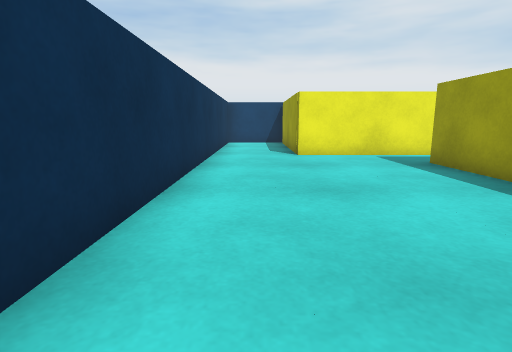
[1] (above)

17 first-person views from a walk through a scene from a Unity 3-D project. The camera is 0.51 m above the floor, tilts 10° down and sees 80° across. The floor is counted in squares, 0.5 m on a side. Each view is taken from the middle of a square. On the plan, view 1 faces up. The plan holds only what a view shows up to about 12 squares ahead; the rest is blank. The player character is not drawn.

[2]
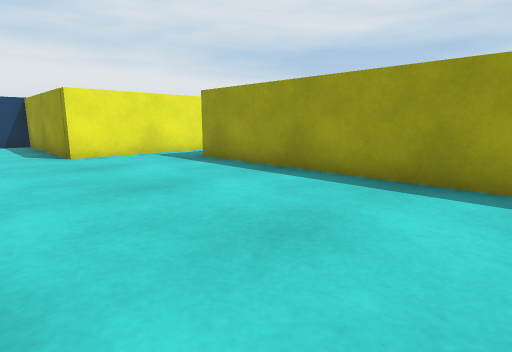

[3]
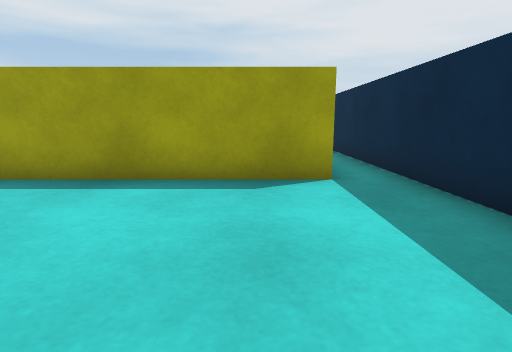

[4]
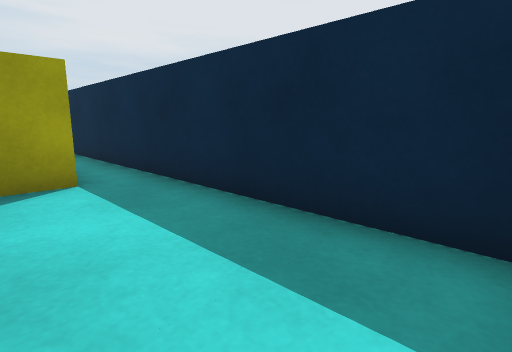

[5]
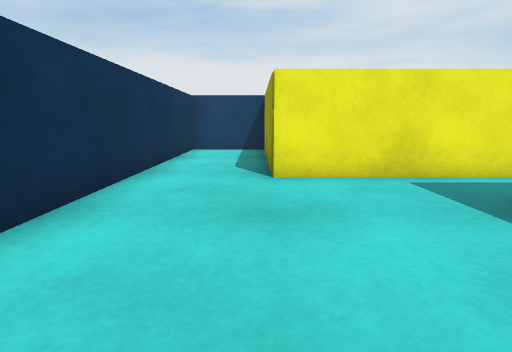

[6]
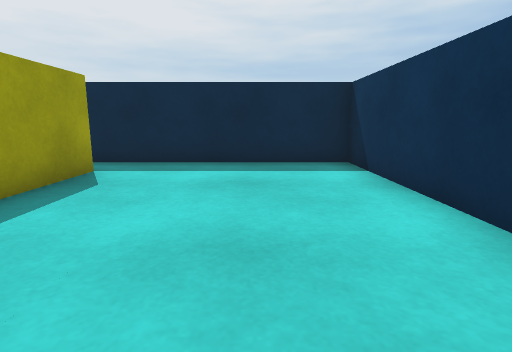

[7]
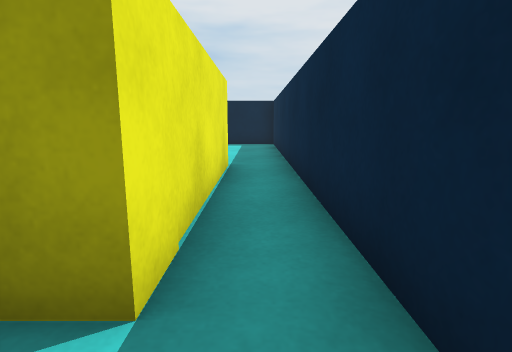

[8]
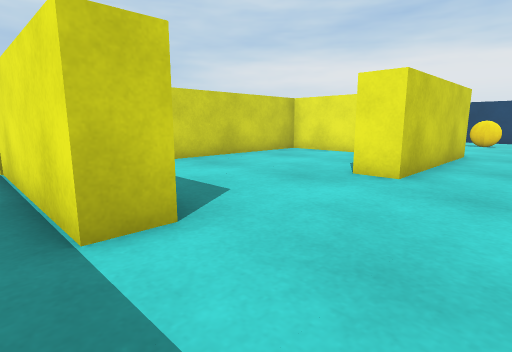

[9]
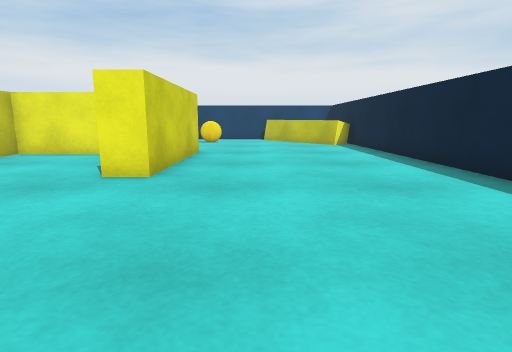

[10]
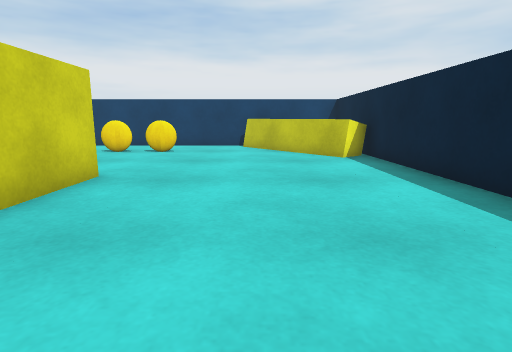

[11]
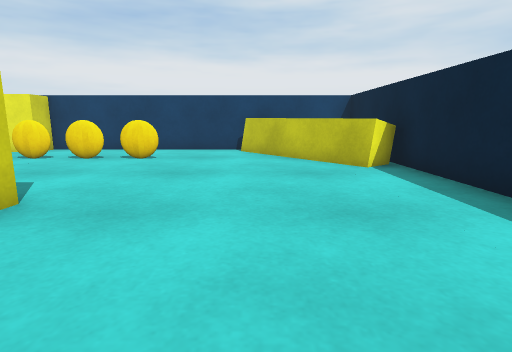

[12]
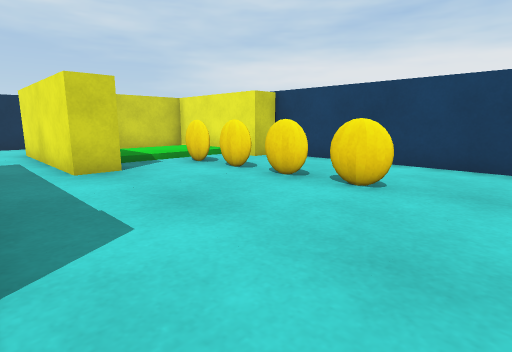

[13]
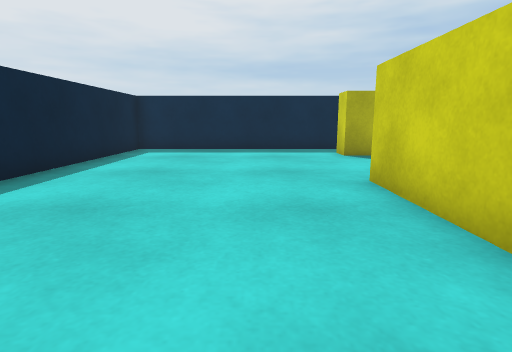

[14]
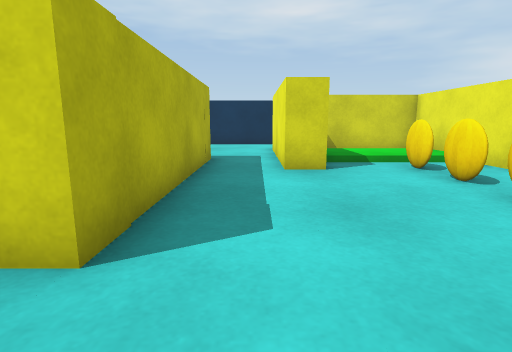

[15]
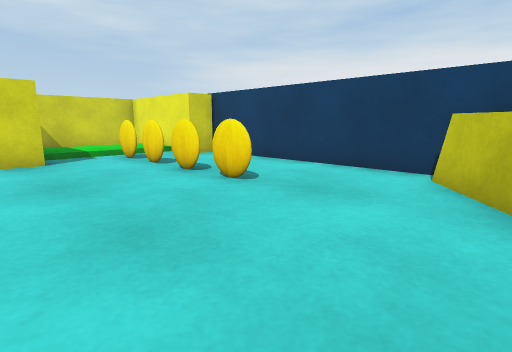

[16]
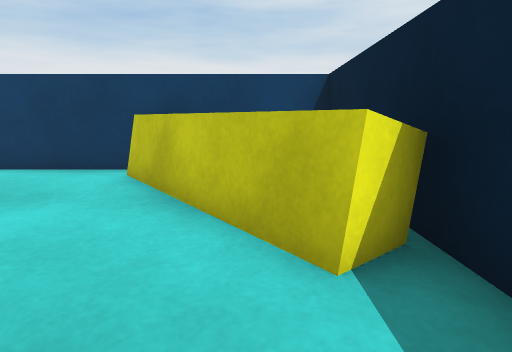

[17]
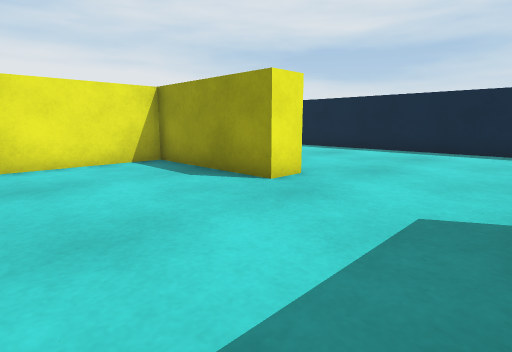

### Floor plan
Ten units are one square. View 1 is at (0, 0); x grows to the right and y downward. Boxes are objects, and circles mark ways between rooms. Rooms are numbered by the first view taken in them; rooms with no view inside come last. Other rooms are left out.
<svg viewBox="-19 -161 199 204">
<path fill="none" stroke="#000" d="M45 -96 13 -96 13 -150M103 23 44 23 44 -78M14 -156 -14 -156 -14 38 105 38M167 -110 136 -150M64 -106 64 -96 45 -96M175 -116 165 -109M44 -78 110 -78 110 -27 101 -27 101 -68 54 -68 54 -14M94 14 103 14 103 23M105 38 175 38 175 -156 64 -156 64 -146 22 -146 22 -112"/>
<circle cx="110" cy="30" r="3" fill="#2a7"/>
<circle cx="55" cy="-90" r="3" fill="#2a7"/>
<text x="20" y="-40">1</text>
<text x="120" y="-70">2</text>
</svg>
Room 1 opens to room 2.

Where each view was taken, in squares from view 1:
view 1: 0 up, 0 right, facing up
view 2: 0 up, 1 left, facing up-right
view 3: 1 down, 1 left, facing right
view 4: 1 down, 1 left, facing down-right
view 5: 4 up, 1 right, facing up
view 6: 4 up, 1 right, facing down
view 7: 3 down, 3 right, facing right
view 8: 3 down, 13 right, facing up-left
view 9: 3 down, 13 right, facing up
view 10: 2 up, 14 right, facing up
view 11: 4 up, 14 right, facing up
view 12: 8 up, 13 right, facing up-left
view 13: 8 up, 13 right, facing down
view 14: 9 up, 13 right, facing left
view 15: 9 up, 15 right, facing up-left
view 16: 9 up, 16 right, facing up
view 17: 1 down, 6 right, facing up-right
